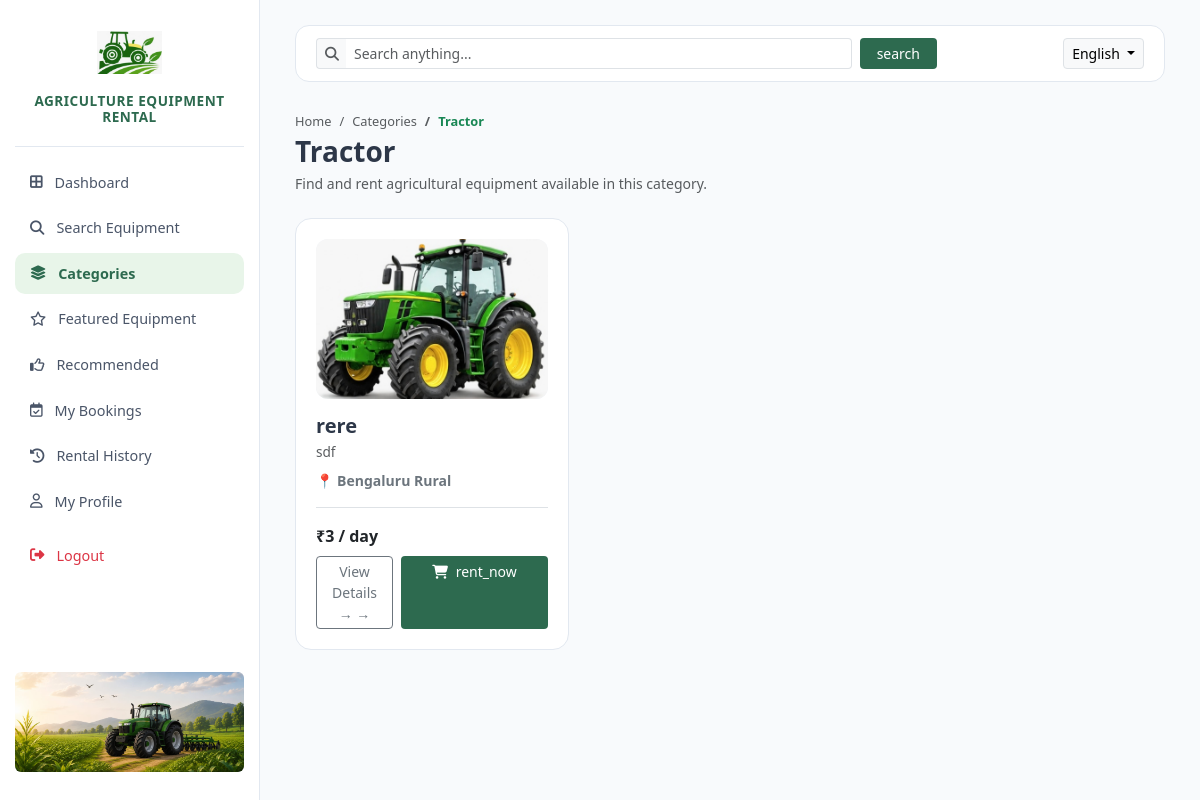
The app's page /category_items.php?category_id=1 (signed in) with its own data.
### tables this page shows
CREATE TABLE `categories` (
  `category_id` int(11) NOT NULL,
  `category_name` varchar(50) NOT NULL,
  `description` text DEFAULT NULL,
  `image` varchar(255) DEFAULT NULL,
  `icon_class` varchar(50) DEFAULT 'fa-tractor'
);

CREATE TABLE `equipment` (
  `equipment_id` int(11) NOT NULL,
  `category_id` int(11) DEFAULT NULL,
  `lender_id` int(11) NOT NULL,
  `title` varchar(150) NOT NULL,
  `category` varchar(50) NOT NULL,
  `brand_model` varchar(100) NOT NULL,
  `power_hp` int(11) DEFAULT NULL,
  `drive_type` varchar(20) DEFAULT NULL,
  `model_year` int(11) DEFAULT NULL,
  `fuel_type` varchar(30) DEFAULT NULL,
  `working_width` varchar(50) DEFAULT NULL,
  `equipment_condition` enum('New','Good','Used') DEFAULT 'Good',
  `price_per_day` decimal(10,2) NOT NULL,
  `min_booking_days` int(11) DEFAULT 1,
  `service_location` varchar(100) NOT NULL,
  `distance_km` decimal(5,1) DEFAULT 5.0,
  `description` text DEFAULT NULL,
  `image` varchar(255) NOT NULL,
  `badge` enum('RECOMMENDED','POPULAR','TOP RATED','BEST PRICE','NONE') DEFAULT 'NONE',
  `status` enum('Available','Rented Out','Under Maintenance','Inactive') DEFAULT 'Available',
  `rating` decimal(2,1) DEFAULT 4.5,
  `rating_count` int(11) DEFAULT 0,
  `created_at` timestamp NOT NULL DEFAULT current_timestamp(),
  `is_featured` tinyint(1) DEFAULT 0
);

### includes/lang.php (called while the page is built, shortened)
<?php
$current_lang = $_SESSION['lang'] ?? 'en';
function __($key) {
    global $translations, $current_lang;
    return $translations[$current_lang][$key] ?? $translations['en'][$key] ?? $key;
}
?>

### category_items.php (the view, shortened to what this page needs)
<?php
require_once 'includes/lang.php';
$category_id = isset($_GET['category_id']) ? intval($_GET['category_id']) : 0;
$category = '';
if ($category_id > 0) {
    $category_query = "SELECT category_name
                       FROM categories
                       WHERE category_id = ?";
    $category_stmt = mysqli_prepare($conn, $category_query);
    if ($category_stmt) {
        mysqli_stmt_bind_param($category_stmt, "i", $category_id);
        mysqli_stmt_execute($category_stmt);
        $category_result = mysqli_stmt_get_result($category_stmt);
        if ($category_result && mysqli_num_rows($category_result) > 0) {
            $category_row = mysqli_fetch_assoc($category_result);
            $category = $category_row['category_name'];
        }
    }
}
$result = false;
if ($category_id > 0) {
    $query = "SELECT *
              FROM equipment
              WHERE category_id = ?
              ORDER BY equipment_id DESC";
    $stmt = mysqli_prepare($conn, $query);
    if ($stmt) {
        mysqli_stmt_bind_param($stmt, "i", $category_id);
        mysqli_stmt_execute($stmt);
        $result = mysqli_stmt_get_result($stmt);
    }
}
$category_description = '';
if ($current_lang == 'kn') {
    $category_description = 'ಈ ವರ್ಗದಲ್ಲಿ ಲಭ್ಯವಿರುವ ಕೃಷಿ ಉಪಕರಣಗಳನ್ನು ಹುಡುಕಿ ಮತ್ತು ಬಾಡಿಗೆಗೆ ಪಡೆಯಿರಿ.';
} elseif ($current_lang == 'hi') {
    $category_description = 'इस श्रेणी में उपलब्ध कृषि उपकरण देखें और किराए पर लें।';
} else {
    $category_description = 'Explore available equipment in this category.';
}
$translated_description = __('category_items_desc', '');
if (!empty($translated_description) && $translated_description !== 'category_items_desc') {
    $category_description = $translated_description;
}
?>
<!DOCTYPE html>
<html lang="<?= htmlspecialchars($current_lang ?? 'en'); ?>">
<head>
    <link href="https://cdn.jsdelivr.net/npm/bootstrap@5.3.2/dist/css/bootstrap.min.css" rel="stylesheet">
    <link rel="stylesheet"
          href="https://cdnjs.cloudflare.com/ajax/libs/font-awesome/6.4.2/css/all.min.css">
</head>
<body>
<div class="sidebar">
    <div>
        <div class="brand-logo">
            <img src="images/logo.png"
                 alt="Agriculture Logo"
                 onerror="this.src='images/tractor.png'">
            <span class="brand-title">
                <?php
                echo __('app_title', 'Agriculture Equipment Rental');
                ?>
            </span>
        </div>
        <ul class="nav flex-column">
            <li class="nav-item">
                <a href="renter_dashboard.php" class="nav-link">
                    <i class="fa-solid fa-border-all"></i>
                    <?php
                    echo __('dashboard', 'Dashboard');
                    ?>
                </a>
            </li>
            <li class="nav-item">
                <a href="search_equipment.php" class="nav-link">
                    <i class="fa-solid fa-magnifying-glass"></i>
                    <?php
                    echo __('search_equipment', 'Search Equipment');
                    ?>
                </a>
            </li>
            <li class="nav-item">
                <a href="categories.php" class="nav-link active">
                    <i class="fa-solid fa-layer-group"></i>
                    <?php
                    echo __('categories', 'Categories');
                    ?>
                </a>
            </li>
            <li class="nav-item">
                <a href="featured_equipment.php" class="nav-link">
                    <i class="fa-regular fa-star"></i>
                    <?php
                    echo __('featured_equipment', 'Featured Equipment');
                    ?>
                </a>
            </li>
            <li class="nav-item">
                <a href="recommended.php" class="nav-link">
                    <i class="fa-regular fa-thumbs-up"></i>
                    <?php
                    echo __('recommended', 'Recommended');
                    ?>
                </a>
            </li>
            <li class="nav-item">
                <a href="my_bookings.php" class="nav-link">
                    <i class="fa-regular fa-calendar-check"></i>
                    <?php
                    echo __('my_bookings', 'My Bookings');
                    ?>
                </a>
            </li>
            <li class="nav-item">
                <a href="rental_history.php" class="nav-link">
                    <i class="fa-solid fa-clock-rotate-left"></i>
                    <?php
                    echo __('rental_history', 'Rental History');
                    ?>
                </a>
            </li>
            <li class="nav-item">
                <a href="profile.php" class="nav-link">
                    <i class="fa-regular fa-user"></i>
                    <?php
                    echo __('my_profile', 'My Profile');
                    ?>
                </a>
            </li>
            <li class="nav-item mt-2">
                <a href="logout.php" class="nav-link text-danger">
                    <i class="fa-solid fa-right-from-bracket"></i>
                    <?php
                    echo __('logout', 'Logout');
                    ?>
                </a>
            </li>
        </ul>
    </div>
    <div class="text-center pb-2">
        <img src="images/tractor3.jpg"
             alt="Tractor Illustration"
             class="img-fluid rounded"
             onerror="this.src='images/tractor.png'"
             style="height: 100px; object-fit: cover; width: 100%;">
    </div>
</div>
<div class="main-wrapper">
    <div class="top-navbar">
        <form action="search_equipment.php"
              method="GET"
              class="d-flex w-75 gap-2 align-items-center">
            <div class="input-group input-group-sm">
                <span class="input-group-text bg-light border-end-0">
                    <i class="fa-solid fa-magnifying-glass text-muted"></i>
                </span>
                <input type="text"
                       name="q"
                       class="form-control border-start-0"
                       placeholder="<?php echo __('search_placeholder', 'Search equipment...'); ?>"
                       required>
            </div>
            <button type="submit"
                    class="btn btn-sm text-white px-3"
                    style="background-color: #2d6a4f;">
                <?php
                echo __('search', 'Search');
                ?>
            </button>
        </form>
        <div class="d-flex align-items-center gap-3">
            <div class="dropdown">
                <button class="btn btn-sm btn-light border dropdown-toggle"
                        type="button"
                        data-bs-toggle="dropdown">
                    <?php
                    if ($current_lang == 'kn') {
                        echo 'ಕನ್ನಡ';
                    } elseif ($current_lang == 'hi') {
                        echo 'हिन्दी';
                    } else {
                        echo 'English';
                    }
                    ?>
                </button>
            </div>
        </div>
    </div>
    <div class="d-flex justify-content-between align-items-center mb-4">
        <div>
            <nav aria-label="breadcrumb">
                <ol class="breadcrumb mb-1"
                    style="font-size: 0.8rem;">
                    <li class="breadcrumb-item">
                        <a href="renter_dashboard.php"
                           class="text-muted text-decoration-none">
                            <?php
                            echo __('home', 'Home');
                            ?>
                        </a>
                    </li>
                    <li class="breadcrumb-item">
                        <a href="categories.php"
                           class="text-muted text-decoration-none">
                            <?php
                            echo __('categories', 'Categories');
                            ?>
                        </a>
                    </li>
                    <li class="breadcrumb-item active text-success fw-semibold">
                        <?php
                        echo htmlspecialchars($category);
                        ?>
                    </li>
                </ol>
            </nav>
            <h3 class="fw-bold mb-1">
                <?php
                echo htmlspecialchars($category);
                ?>
            </h3>
            <p class="text-muted small mb-0">
                <?= htmlspecialchars($category_description); ?>
            </p>
        </div>
    </div>
    <div class="row g-4 mb-4">
        <?php if ($result && mysqli_num_rows($result) > 0): ?>
            <?php while ($eq = mysqli_fetch_assoc($result)): ?>
                <div class="col-lg-4 col-md-6">
                    <div class="eq-card">
                        <div>
                            <div class="eq-img-container">
                                <?php
                                $imgSrc = !empty($eq['image'])
                                    ? $eq['image']
                                    : (
                                        !empty($eq['equipment_image'])
                                        ? $eq['equipment_image']
                                        : 'images/tractor.png'
                                    );
                                ?>
                                <img src="<?= htmlspecialchars($imgSrc); ?>"
                                     alt="<?= htmlspecialchars(
                                         $eq['title']
                                         ?? $eq['equipment_title']
                                         ?? 'Equipment'
                                     ); ?>"
                                     onerror="this.src='images/tractor.png'">
                            </div>
                            <h5 class="fw-bold mb-1">
                                <?= htmlspecialchars(
                                    $eq['title']
                                    ?? $eq['equipment_title']
                                    ?? 'Unnamed Equipment'
                                ); ?>
                            </h5>
                            <p class="text-muted small mb-2"
                               style="font-size: 0.85rem;">
                                <?= htmlspecialchars(
                                    $eq['description'] ?? ''
                                ); ?>
                            </p>
                            <p class="text-secondary small mb-3 fw-semibold">
                                📍
                                <?= htmlspecialchars(
                                    $eq['service_location']
                                    ?? 'Location not specified'
                                ); ?>
                            </p>
                        </div>
                        <div>
                            <div class="d-flex align-items-center justify-content-between pt-3 border-top mb-2">
                                <span class="text-dark fw-bold">
                                    ₹<?= number_format(
                                        $eq['price']
                                        ?? $eq['price_per_day']
                                        ?? 0
                                    ); ?>
                                    / day
                                </span>
                            </div>
                            <div class="d-flex gap-2">
                                <a href="equipment_details.php?equipment_id=<?= $eq['equipment_id']; ?>"
                                   class="btn btn-outline-secondary btn-sm w-50">
                                    <?php
                                    echo __('view_details', 'View Details');
                                    ?>
                                    →
                                </a>
                                <a href="rent_now.php?equipment_id=<?= $eq['equipment_id']; ?>"
                                   class="btn btn-agro btn-sm w-100"
                                   style="background-color:#2d6a4f; color:white;">
                                    <i class="fa-solid fa-cart-shopping me-1"></i>
                                    <?php
                                    echo __('rent_now', 'Rent Now');
                                    ?>
                                </a>
                            </div>
                        </div>
                    </div>
                </div>
            <?php endwhile; ?>
        <?php endif; ?>
    </div>
</div>
</body>
</html>

### category_items.php (style rules this page uses)
:root { --brand-green: #2d6a4f; --brand-green-hover: #1b4332; --brand-green-light: #e8f5e9; --bg-gray: #f8fafc; --card-border: #e2e8f0; }
body { font-family: 'Segoe UI', Tahoma, Geneva, Verdana, sans-serif; background-color: var(--bg-gray); color: #2d3748; }
.sidebar { width: 260px; min-height: 100vh; background-color: #ffffff; border-right: 1px solid var(--card-border); position: fixed; top: 0; left: 0; z-index: 100; padding: 20px 15px; display: flex; flex-direction: column; justify-content: space-between; }
.sidebar .brand-logo { display: flex; flex-direction: column; align-items: center; text-align: center; padding: 0 10px 20px 10px; border-bottom: 1px solid var(--card-border); margin-bottom: 15px; }
.sidebar .brand-logo img { width: 65px; height: 65px; object-fit: contain; margin-bottom: 8px; }
.sidebar .brand-title { font-size: 0.85rem; font-weight: 700; color: var(--brand-green); line-height: 1.2; text-transform: uppercase; letter-spacing: 0.5px; }
.sidebar .nav-link { color: #4a5568; padding: 10px 15px; font-size: 0.9rem; font-weight: 500; display: flex; align-items: center; gap: 12px; border-radius: 10px; margin-bottom: 4px; text-decoration: none; transition: 0.2s; }
.sidebar .nav-link:hover, .sidebar .nav-link.active { color: var(--brand-green); background-color: var(--brand-green-light); font-weight: 600; }
.main-wrapper { margin-left: 260px; padding: 25px 35px; }
.top-navbar { background: #ffffff; border: 1px solid var(--card-border); border-radius: 14px; padding: 12px 20px; display: flex; align-items: center; justify-content: space-between; margin-bottom: 30px; }
.eq-card { background: #ffffff; border: 1px solid var(--card-border); border-radius: 16px; padding: 20px; transition: all 0.2s ease-in-out; height: 100%; display: flex; flex-direction: column; justify-content: space-between; }
.eq-img-container { height: 160px; border-radius: 12px; overflow: hidden; background: #f1f5f9; display: flex; align-items: center; justify-content: center; margin-bottom: 15px; }
.eq-img-container img { width: 100%; height: 100%; object-fit: cover; }

### records on screen
categories: category_name "Tractor"
equipment: title "rere", description "sdf", service_location "Bengaluru Rural", price_per_day "3"

### other values on screen
__('app_title', 'Agriculture Equipment Rental') "AGRICULTURE EQUIPMENT RENTAL"
__('dashboard', 'Dashboard') "Dashboard"
__('search_equipment', 'Search Equipment') "Search Equipment"
__('categories', 'Categories') "Categories"
__('featured_equipment', 'Featured Equipment') "Featured Equipment"
__('recommended', 'Recommended') "Recommended"
__('my_bookings', 'My Bookings') "My Bookings"
__('rental_history', 'Rental History') "Rental History"
__('my_profile', 'My Profile') "My Profile"
__('logout', 'Logout') "Logout"
__('search', 'Search') "search"
__('home', 'Home') "Home"
$category_description "Find and rent agricultural equipment available in this category."
